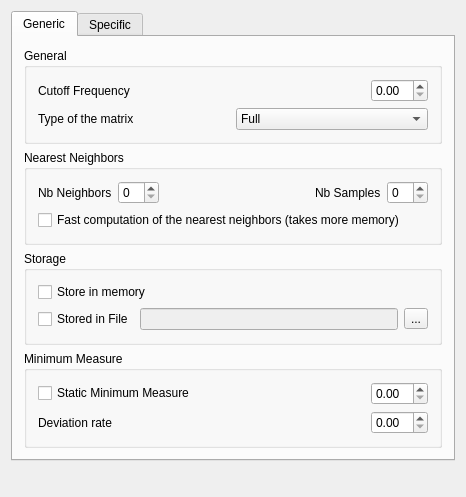
<?xml version="1.0" encoding="UTF-8"?>
<ui version="4.0">
 <author>Pascal Francq</author>
 <class>QGMatrixMeasureDlg</class>
 <widget class="QWidget" name="QGMatrixMeasureDlg">
  <property name="geometry">
   <rect>
    <x>0</x>
    <y>0</y>
    <width>466</width>
    <height>497</height>
   </rect>
  </property>
  <property name="windowTitle">
   <string>Generic Measure Dlg</string>
  </property>
  <property name="sizeGripEnabled" stdset="0">
   <bool>true</bool>
  </property>
  <layout class="QVBoxLayout" name="verticalLayout_5">
   <item>
    <widget class="QTabWidget" name="tabWidget">
     <property name="currentIndex">
      <number>0</number>
     </property>
     <widget class="QWidget" name="tab">
      <attribute name="title">
       <string>Generic</string>
      </attribute>
      <layout class="QVBoxLayout" name="verticalLayout_4">
       <item>
        <widget class="QGroupBox" name="groupBox1">
         <property name="title">
          <string>General</string>
         </property>
         <layout class="QVBoxLayout" name="verticalLayout_2">
          <item>
           <layout class="QHBoxLayout">
            <item>
             <widget class="QLabel" name="textLabel1_2_2">
              <property name="text">
               <string>Cutoff Frequency</string>
              </property>
              <property name="wordWrap">
               <bool>false</bool>
              </property>
             </widget>
            </item>
            <item>
             <spacer name="spacer8">
              <property name="orientation">
               <enum>Qt::Horizontal</enum>
              </property>
              <property name="sizeType">
               <enum>QSizePolicy::Expanding</enum>
              </property>
              <property name="sizeHint" stdset="0">
               <size>
                <width>140</width>
                <height>20</height>
               </size>
              </property>
             </spacer>
            </item>
            <item>
             <widget class="QDoubleSpinBox" name="CutoffFrequency"/>
            </item>
           </layout>
          </item>
          <item>
           <layout class="QHBoxLayout" name="horizontalLayout">
            <item>
             <widget class="QLabel" name="label">
              <property name="text">
               <string>Type of the matrix</string>
              </property>
             </widget>
            </item>
            <item>
             <widget class="QComboBox" name="Type">
              <item>
               <property name="text">
                <string>Full</string>
               </property>
              </item>
              <item>
               <property name="text">
                <string>Sparse</string>
               </property>
              </item>
              <item>
               <property name="text">
                <string>Nearest Neighbors</string>
               </property>
              </item>
             </widget>
            </item>
           </layout>
          </item>
         </layout>
        </widget>
       </item>
       <item>
        <widget class="QGroupBox" name="groupBox_2">
         <property name="title">
          <string>Nearest Neighbors</string>
         </property>
         <layout class="QVBoxLayout" name="verticalLayout_3">
          <item>
           <layout class="QHBoxLayout" name="horizontalLayout_3">
            <item>
             <widget class="QLabel" name="label_2">
              <property name="text">
               <string>Nb Neighbors</string>
              </property>
             </widget>
            </item>
            <item>
             <widget class="QSpinBox" name="NbNearest"/>
            </item>
            <item>
             <spacer name="horizontalSpacer">
              <property name="orientation">
               <enum>Qt::Horizontal</enum>
              </property>
              <property name="sizeHint" stdset="0">
               <size>
                <width>40</width>
                <height>20</height>
               </size>
              </property>
             </spacer>
            </item>
            <item>
             <widget class="QLabel" name="label_3">
              <property name="text">
               <string>Nb Samples</string>
              </property>
             </widget>
            </item>
            <item>
             <widget class="QSpinBox" name="NbSamples"/>
            </item>
           </layout>
          </item>
          <item>
           <widget class="QCheckBox" name="FastNN">
            <property name="text">
             <string>Fast computation of the nearest neighbors (takes more memory)</string>
            </property>
           </widget>
          </item>
         </layout>
        </widget>
       </item>
       <item>
        <widget class="QGroupBox" name="groupBox">
         <property name="title">
          <string>Storage</string>
         </property>
         <layout class="QVBoxLayout" name="verticalLayout">
          <item>
           <widget class="QCheckBox" name="Memory">
            <property name="text">
             <string>Store in memory</string>
            </property>
           </widget>
          </item>
          <item>
           <layout class="QHBoxLayout" name="horizontalLayout_2">
            <item>
             <widget class="QCheckBox" name="File">
              <property name="text">
               <string>Stored in File</string>
              </property>
             </widget>
            </item>
            <item>
             <widget class="QLineEdit" name="Dir">
              <property name="enabled">
               <bool>false</bool>
              </property>
             </widget>
            </item>
            <item>
             <widget class="QToolButton" name="EditDir">
              <property name="text">
               <string>...</string>
              </property>
             </widget>
            </item>
           </layout>
          </item>
         </layout>
        </widget>
       </item>
       <item>
        <widget class="QGroupBox" name="groupBox2">
         <property name="title">
          <string>Minimum Measure</string>
         </property>
         <layout class="QVBoxLayout">
          <item>
           <layout class="QHBoxLayout">
            <item>
             <widget class="QCheckBox" name="StaticMinSim">
              <property name="text">
               <string>Static Minimum Measure</string>
              </property>
             </widget>
            </item>
            <item>
             <spacer name="spacer8_2">
              <property name="orientation">
               <enum>Qt::Horizontal</enum>
              </property>
              <property name="sizeType">
               <enum>QSizePolicy::Expanding</enum>
              </property>
              <property name="sizeHint" stdset="0">
               <size>
                <width>40</width>
                <height>20</height>
               </size>
              </property>
             </spacer>
            </item>
            <item>
             <widget class="QDoubleSpinBox" name="MinSim"/>
            </item>
           </layout>
          </item>
          <item>
           <layout class="QHBoxLayout">
            <item>
             <widget class="QLabel" name="textLabel1">
              <property name="toolTip">
               <string>Fix the deviation rate used to compute the minimum of the measure.</string>
              </property>
              <property name="whatsThis">
               <string>The &lt;i&gt;deviation rate&lt;/i&gt; is used to compute the minimum measure.&lt;br&gt;
In practice, the minimum measure is computed as the sum of the average and the product of the deviation and the deviation rate.</string>
              </property>
              <property name="text">
               <string>Deviation rate</string>
              </property>
              <property name="wordWrap">
               <bool>false</bool>
              </property>
             </widget>
            </item>
            <item>
             <spacer name="spacer5">
              <property name="orientation">
               <enum>Qt::Horizontal</enum>
              </property>
              <property name="sizeType">
               <enum>QSizePolicy::Expanding</enum>
              </property>
              <property name="sizeHint" stdset="0">
               <size>
                <width>40</width>
                <height>20</height>
               </size>
              </property>
             </spacer>
            </item>
            <item>
             <widget class="QDoubleSpinBox" name="DeviationRate"/>
            </item>
           </layout>
          </item>
         </layout>
        </widget>
       </item>
      </layout>
     </widget>
     <widget class="QWidget" name="MeasureSpecific">
      <attribute name="title">
       <string>Specific</string>
      </attribute>
      <layout class="QVBoxLayout" name="verticalLayout_6">
       <item>
        <layout class="QVBoxLayout" name="MeasureSpecificLayout"/>
       </item>
      </layout>
     </widget>
    </widget>
   </item>
   <item>
    <spacer name="verticalSpacer">
     <property name="orientation">
      <enum>Qt::Vertical</enum>
     </property>
     <property name="sizeHint" stdset="0">
      <size>
       <width>20</width>
       <height>40</height>
      </size>
     </property>
    </spacer>
   </item>
  </layout>
 </widget>
 <layoutdefault spacing="6" margin="11"/>
 <pixmapfunction>qPixmapFromMimeSource</pixmapfunction>
 <includes>
  <include location="local">knuminput.h</include>
  <include location="local">knuminput.h</include>
  <include location="local">knuminput.h</include>
  <include location="local">knuminput.h</include>
  <include location="local">knuminput.h</include>
  <include location="local">knuminput.h</include>
  <include location="local">kurlrequester.h</include>
  <include location="local">klineedit.h</include>
  <include location="local">kpushbutton.h</include>
 </includes>
 <resources/>
 <connections/>
</ui>
